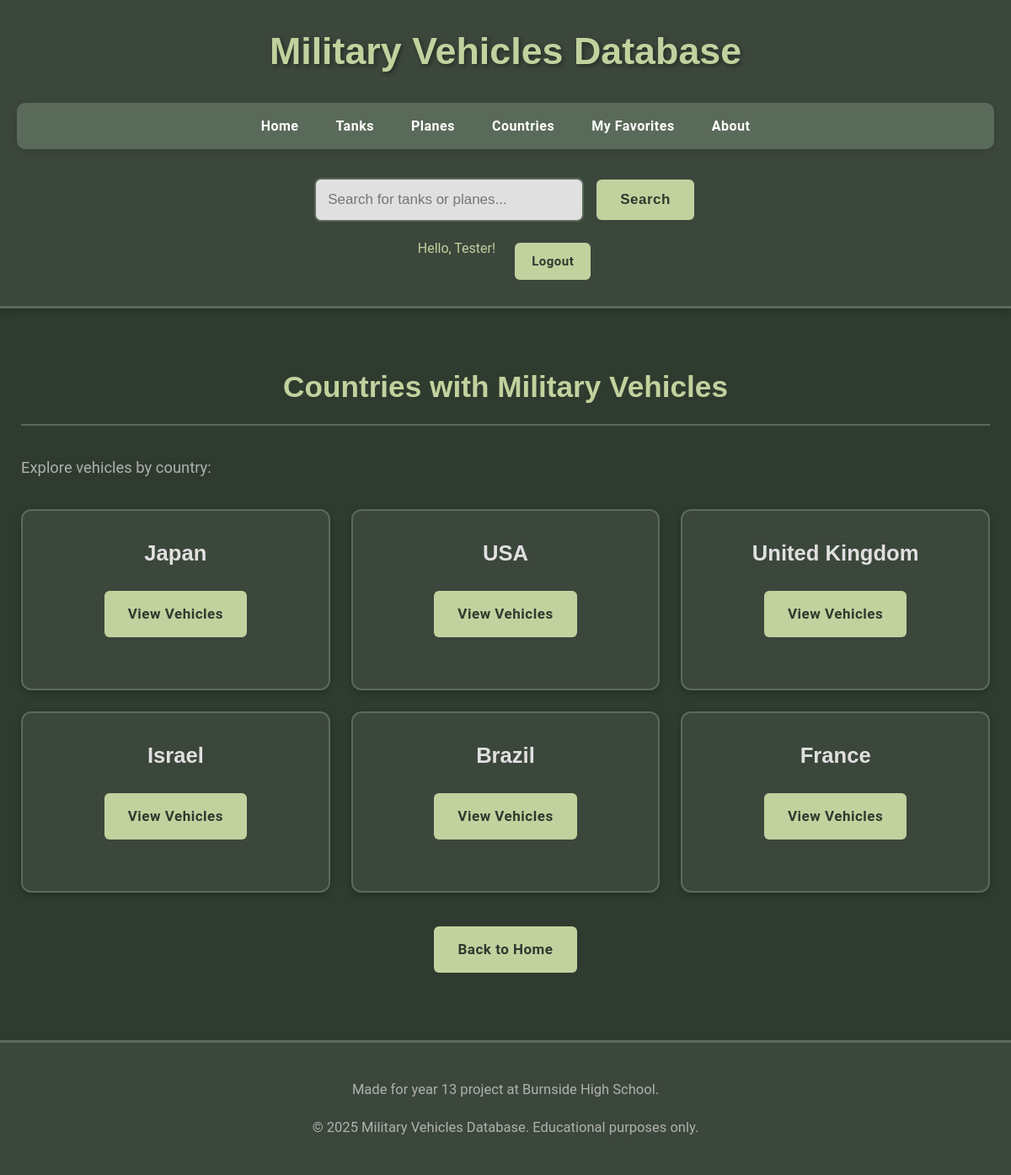
The page /countries (signed in) on the database its author committed.
### app/models.py (models this page shows, shortened)
class User(UserMixin, db.Model):
    __tablename__ = 'user'
    id = db.Column(db.Integer, primary_key=True)
    username = db.Column(db.String(64), unique=True, nullable=False)
    password_hash = db.Column(db.String(128), nullable=False)
    is_admin = db.Column(db.Boolean, default=False)
    favorite_tanks = db.relationship('Tank', secondary=user_favorite_tanks, lazy=True,
                                     backref=db.backref('favorited_by_users', lazy=True))
    favorite_planes = db.relationship('Plane', secondary=user_favorite_planes, lazy=True,
                                      backref=db.backref('favorited_by_users', lazy=True))

class Country(db.Model):
    __tablename__ = 'country'
    id = db.Column(db.Integer, primary_key=True)
    name = db.Column(db.String(100), nullable=False, unique=True)

### app/routes.py (the view)
@app.route('/countries')
def countries_list():
    countries = Country.query.all()
    return render_template('countries.html', countries=countries)

### app/routes.py (called while the page is built)
@login_manager.user_loader
def load_user(user_id):
    return User.query.get(int(user_id))

### app/templates/countries.html (shortened to what this page needs)
<!DOCTYPE html>
{% extends "layout.html" %}
{% block content %}
<h2>Countries with Military Vehicles</h2>
{% if countries %}
    <p>Explore vehicles by country:</p>
    <div class="tables-grid">
        {% for country in countries %}
            <div class="table-card">
                <h3>{{ country.name }}</h3>
                <p><a href="{{ url_for('vehicles_by_country', country_id=country.id) }}" class="menu-button">View Vehicles</a></p>
            </div>
        {% endfor %}
    </div>
{% else %}
    <p>No countries found in the database yet.</p>
{% endif %}
<div class="navigation-buttons">
    <a href="{{ url_for('homepage') }}" class="menu-button">Back to Home</a>
</div>
{% endblock %}

### app/templates/layout.html (shortened to what this page needs)
<!DOCTYPE html>
<html lang="en">
<head>
    <link rel="stylesheet" href="{{ url_for('static', filename='style.css') }}">
</head>
<body>
    <header>
        <h1>Military Vehicles Database</h1>
        <nav>
            <ul>
                <li><a href="{{ url_for('homepage') }}">Home</a></li>
                <li><a href="{{ url_for('tanks_list') }}">Tanks</a></li>
                <li><a href="{{ url_for('planes_list') }}">Planes</a></li>
                <li><a href="{{ url_for('countries_list') }}">Countries</a></li>
                {% if current_user.is_authenticated %}
                    <li><a href="{{ url_for('favorites') }}">My Favorites</a></li>
                {% endif %}
                <li><a href="{{ url_for('about') }}">About</a></li>
            </ul>
        </nav>
        <div class="search-container">
            <form action="{{ url_for('search') }}" method="get">
                <input type="text" name="q" placeholder="Search for tanks or planes..." required>
                <button type="submit" class="menu-button">Search</button>
            </form>
        </div>
        <div class="auth-buttons">
            {% if current_user.is_authenticated %}
                <span style="color: #C1D29E; margin-right: 10px;">Hello, {{ current_user.username }}! {% if current_user.is_admin %}(Admin){% endif %}</span>
                <a href="{{ url_for('logout') }}" class="menu-button">Logout</a>
            {% else %}
                <a href="{{ url_for('login') }}" class="menu-button">Login</a>
                <a href="{{ url_for('register') }}" class="menu-button-secondary">Register</a>
            {% endif %}
        </div>
    </header>
    <main>
        {% block content %}{% endblock %}
    </main>
    <footer>
        <p> Made for year 13 project at Burnside High School.</p>
        <p>&copy; 2025 Military Vehicles Database. Educational purposes only.</p>
    </footer>
</body>
</html>

### app/static/style.css (style rules this page uses)
* { margin: 0; padding: 0; box-sizing: border-box; }
body, html { height: 100%; font-family: 'Roboto', sans-serif; background-color: #2E3B2E; color: #E0E0E0; line-height: 1.6; }
body { display: flex; flex-direction: column; min-height: 100vh; }
header { background-color: #3C473C; color: white; padding: 25px 20px; text-align: center; border-bottom: 3px solid #5A6A5A; box-shadow: 0 4px 8px rgba(0, 0, 0, 0.2); }
header h1 { margin: 0 0 25px 0; color: #C1D29E; font-size: 2.8em; text-shadow: 2px 2px 5px rgba(0,0,0,0.4); font-family: 'Montserrat', sans-serif; }
nav ul { list-style-type: none; margin: 0; padding: 0; background-color: #5A6A5A; overflow: hidden; display: flex; justify-content: center; flex-wrap: wrap; border-radius: 10px; box-shadow: 0 2px 6px rgba(0, 0, 0, 0.15); }
nav li a { display: block; color: white; text-align: center; padding: 15px 22px; text-decoration: none; transition: background-color 0.3s ease, color 0.3s ease; font-weight: bold; letter-spacing: 0.5px; }
.search-container { margin: 30px 0 0 0; text-align: center; }
.search-container form { display: inline-flex; gap: 12px; align-items: center; flex-wrap: wrap; justify-content: center; }
.search-container input { padding: 14px; font-size: 17px; border: 2px solid #5A6A5A; border-radius: 8px; min-width: 320px; background-color: #E0E0E0; color: #2E3B2E; }
main { flex: 1; padding: 40px 25px; max-width: 1300px; margin: 0 auto; width: 100%; }
h1, h2, h3, h4, h5 { color: #C1D29E; margin: 25px 0 15px 0; font-family: 'Montserrat', sans-serif; }
h2 { font-size: 2.2em; margin-bottom: 35px; text-align: center; border-bottom: 2px solid #5A6A5A; padding-bottom: 15px; }
p { color: #B0B0B0; margin: 18px 0; font-size: 1.15em; }
a { color: #8C9F7E; text-decoration: none; font-weight: bold; }
.menu-button { background-color: #C1D29E; border: none; color: #2E3B2E; padding: 14px 28px; text-align: center; text-decoration: none; display: inline-block; font-size: 17px; margin: 6px 3px; cursor: pointer; border-radius: 6px; transition: all 0.3s ease; font-weight: bold; letter-spacing: 0.5px; }
.tables-grid { display: grid; grid-template-columns: repeat(auto-fit, minmax(320px, 1fr)); gap: 25px; margin: 35px 0; }
.table-card { background-color: #3C473C; padding: 30px; border-radius: 12px; text-align: center; border: 2px solid #5A6A5A; transition: all 0.3s ease; box-shadow: 0 3px 8px rgba(0,0,0,0.2); }
.table-card h3 { color: #E0E0E0; margin-top: 0; margin-bottom: 18px; font-size: 1.6em; }
.table-card p { margin-bottom: 25px; color: #B0B0B0; }
.navigation-buttons { text-align: center; margin: 40px 0; }
.navigation-buttons .menu-button { margin: 0 12px; }
footer { background-color: #3C473C; color: #808080; text-align: center; padding: 25px; border-top: 3px solid #5A6A5A; margin-top: auto; font-size: 0.9em; }
.auth-buttons { margin-top: 15px; display: flex; justify-content: center; gap: 10px; }
.auth-buttons .menu-button { font-size: 15px; padding: 10px 20px; }
nav li a { display: block; color: white; text-align: center; padding: 15px 22px; }

### rows shown on the page
User: username "Tester"
Country: name "Japan"
Country: name "USA"
Country: name "United Kingdom"
Country: name "Israel"
Country: name "Brazil"
Country: name "France"
